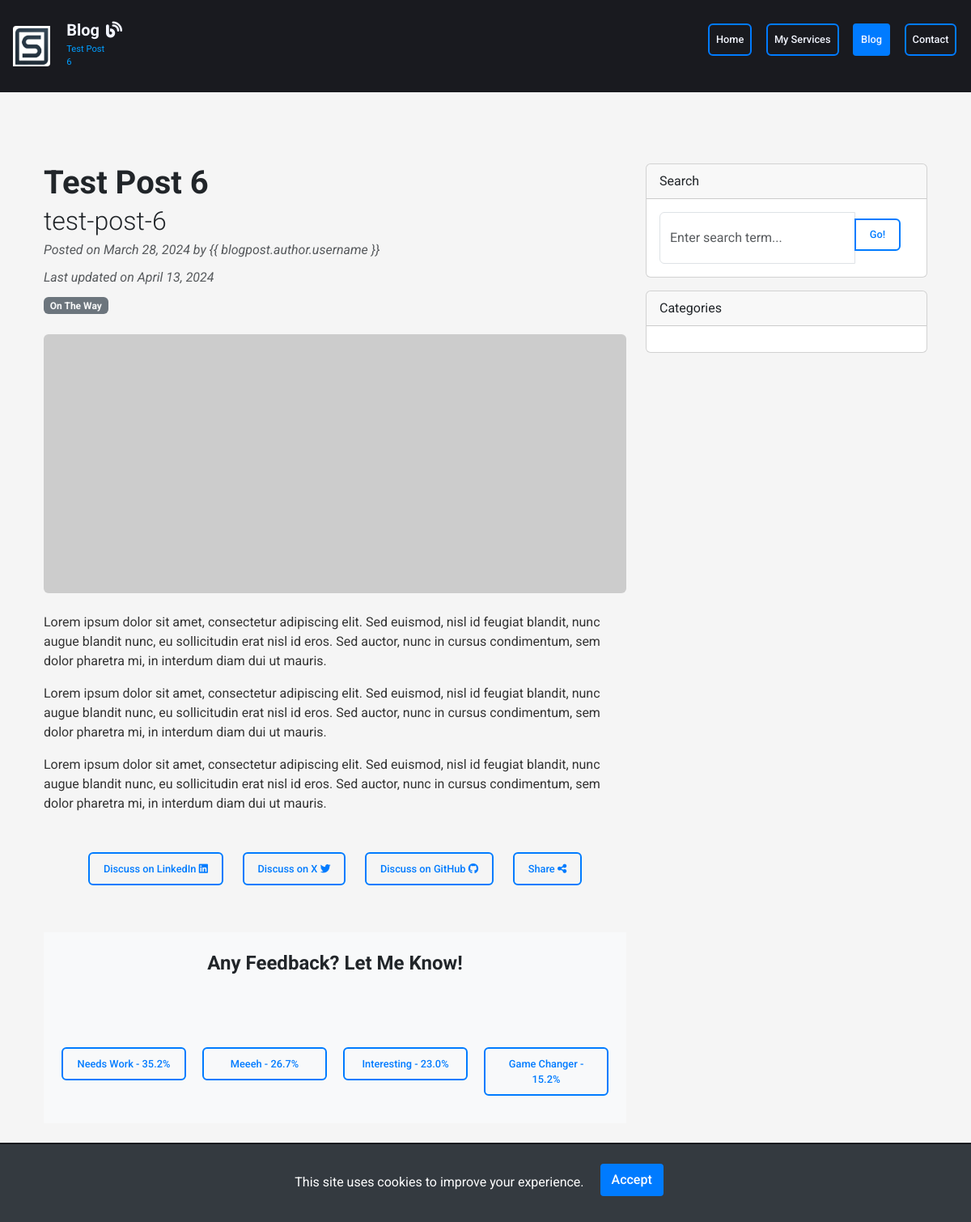
Before: /blog/post/6/ with the older database file.
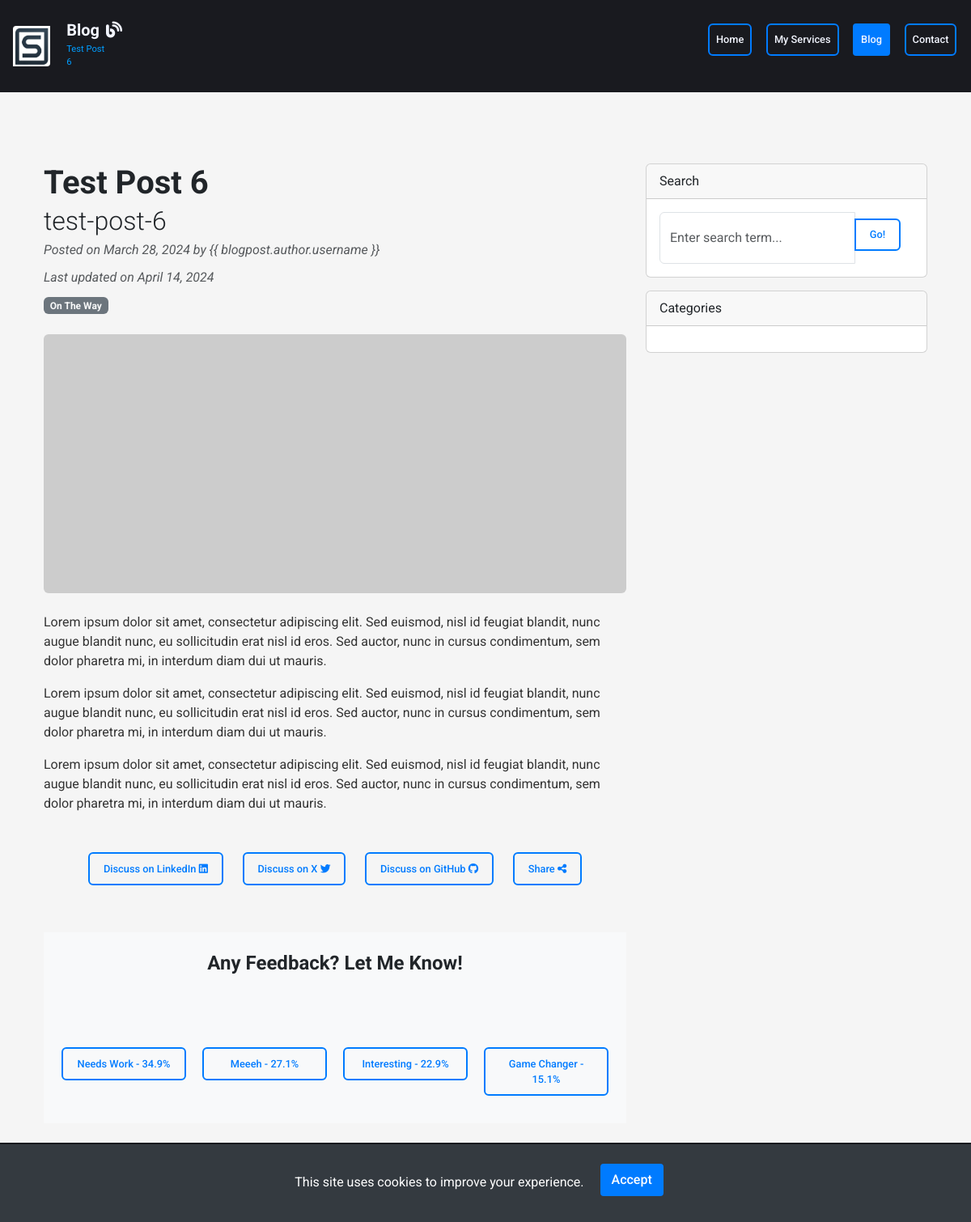
After: the same page with the newer database file.
### blog/models.py (models this page shows, shortened)
class BlogPost(models.Model):
    title = models.CharField(max_length=200)
    slug = models.SlugField(max_length=250, unique_for_date='created_at', null=True, blank=True)
    content = models.TextField()
    created_at = models.DateTimeField(auto_now_add=True)
    updated_at = models.DateTimeField(auto_now=True)
    image = models.ImageField(upload_to='blog_images/', blank=True, null=True)
    author = models.ForeignKey(User, on_delete=models.CASCADE, null=True)
    categories = models.ManyToManyField(Category, related_name='blog_posts')
    needs_work_votes = models.PositiveIntegerField(default=0)
    meh_votes = models.PositiveIntegerField(default=0)
    interesting_votes = models.PositiveIntegerField(default=0)
    game_changer_votes = models.PositiveIntegerField(default=0)

### blog/views.py (the view)
# urls.py: path('post/<int:pk>/', BlogPostDetailView.as_view(), name='blog_detail'),
class BlogPostDetailView(DetailView):
    model = BlogPost
    template_name = 'blog/blogpost_detail.html'
    def get_context_data(self, **kwargs):
        context = super().get_context_data(**kwargs)
        blogpost = context.get('blogpost')
        friendly_names = {
            'needs_work': 'Needs Work',
            'meh': 'Meeeh',
            'interesting': 'Interesting',
            'game_changer': 'Game Changer'
        }
        context['choices'] = friendly_names
        context['vote_form'] = BlogPostVoteForm()
        total_votes = sum(getattr(blogpost, f"{choice}_votes") for choice in friendly_names)
        context['vote_percentages'] = {
            choice: (getattr(blogpost, f"{choice}_votes") / total_votes * 100 if total_votes > 0 else 0)
            for choice in friendly_names
        }
        return context

### blog/forms.py
class BlogPostVoteForm(forms.Form):
    VOTE_CHOICES = (
        ('needs_work', 'Needs Work'),
        ('meh', 'Meh'),
        ('interesting', 'Interesting'),
        ('game_changer', 'Game Changer'),
    )
    vote = forms.ChoiceField(choices=VOTE_CHOICES, widget=forms.RadioSelect)

### blog/templatetags/blog_extras.py (called while the page is built)
@register.filter
def get_item(dictionary, key):
    return dictionary.get(key)

### blog/templates/blog/blogpost_detail.html (shortened to what this page needs)
{% extends "base.html" %}
{% load blog_extras %}
{% block content %}
<div class="container mt-5">
  <div class="row">
    <div class="col-lg-8">
      <article>
        <header class="mb-4">
          <h1 class="fw-bolder mb-1">{{ blogpost.title }}</h1>
          <h2 class="fw-light mb-1">{{ blogpost.slug }}</h2>
          <div class="text-muted fst-italic mb-2">Posted on {{ blogpost.created_at|date:'F d, Y' }} by {{
            blogpost.author.username }}
          </div>
          <div class="text-muted fst-italic mb-2">Last updated on <time
              datetime="{{ blogpost.updated_at|date:'Y-m-d' }}">{{ blogpost.updated_at|date:'F d, Y' }}</time></div>
          <div>
            {% for category in blogpost.categories.all %}
            <a class="badge bg-secondary text-decoration-none link-light" href="#"
              aria-label="Category: {{ category.name }}">{{ category.name }}</a>
            {% endfor %}
          </div>
        </header>
        <figure class="mb-4">
          {% if blogpost.image %}
          <img class="img-fluid rounded" src="{{ blogpost.image.url }}" alt="{{ blogpost.title }}" />
          {% else %}
          <img class="img-fluid rounded" src="https://dummyimage.com/900x400/ced4da/6c757d.jpg"
            alt="default image for {{ blogpost.title }}" />
          {% endif %}
        </figure>
        <section class="mb-5">
          <div class="comment-container">
              {{ blogpost.content|linebreaks }}
              <div class="social-discussion-buttons text-center mt-4">
                  <a href="https://www.linkedin.com/shareArticle?mini=true&url={{ request.build_absolute_uri }}"
                     class="btn btn-outline-primary mt-2 comment-button" target="_blank">
                      Discuss on LinkedIn <i class="fab fa-linkedin"></i>
                  </a>
                  <a href="https://x.com/intent/tweet?text=Check out this blog post&url={{ request.build_absolute_uri }}"
                     class="btn btn-outline-primary mt-2 comment-button" target="_blank">
                      Discuss on X <i class="fab fa-twitter"></i>
                  </a>
                  <a href="https://github.com/your-repo/your-project/issues/new?title=Discussion about {{ blogpost.title|urlencode }}"
                     class="btn btn-outline-primary mt-2 comment-button" target="_blank">
                      Discuss on GitHub <i class="fab fa-github"></i>
                  </a>
                  <button id="shareBtn" class="btn btn-outline-primary mt-2 comment-button">
                      Share <i class="fas fa-share-alt"></i>
                  </button>
              </div>
          </div>
      </section>
      </article>
      <section class="poll-voting-section bg-light py-4 my-4">
        <div class="container">
          <h4 class="text-center mb-4">Any Feedback? Let Me Know!</h4>
          <div class="vote-container">
            {% for key, display_name in choices.items %}
            <button type="button" class="btn btn-outline-primary mt-2 align-self-start vote-button"
              data-vote-type="{{ key }}" data-post-id="{{ blogpost.pk }}">
              {{ display_name }} - <span id="vote_{{ key }}_percent">
                {{ vote_percentages|get_item:key|floatformat:"1" }}%
              </span>
            </button>
            {% endfor %}
          </div>
        </div>
      </section>
    </div>
    <div class="col-lg-4">
      <div class="card mb-3">
        <div class="card-header">Search</div>
        <div class="card-body">
          <div class="input-group">
            <input class="form-control" type="text" placeholder="Enter search term..." aria-label="Enter search term..."
              aria-describedby="button-search" />
            <button class="btn btn-outline-primary mt-2 align-self-start" id="button-search" type="button">Go!</button>
          </div>
        </div>
      </div>
      <div class="card mb-4">
        <div class="card-header">Categories</div>
        <div class="card-body">
        </div>
      </div>
    </div>
  </div>
  {% endblock %}

Changed rows visible on the page:
changed BlogPost "Test Post 6": updated_at "April 13, 2024" → "April 14, 2024"
Other visible differences:
new list line: "Needs Work - 34.9 %"
new list line: "Meeeh - 27.1 %"
new list line: "Interesting - 22.9 %"
new list line: "Game Changer - 15.1 %"
list line gone: "Needs Work - 35.2 %"
list line gone: "Meeeh - 26.7 %"
list line gone: "Interesting - 23.0 %"
list line gone: "Game Changer - 15.2 %"
